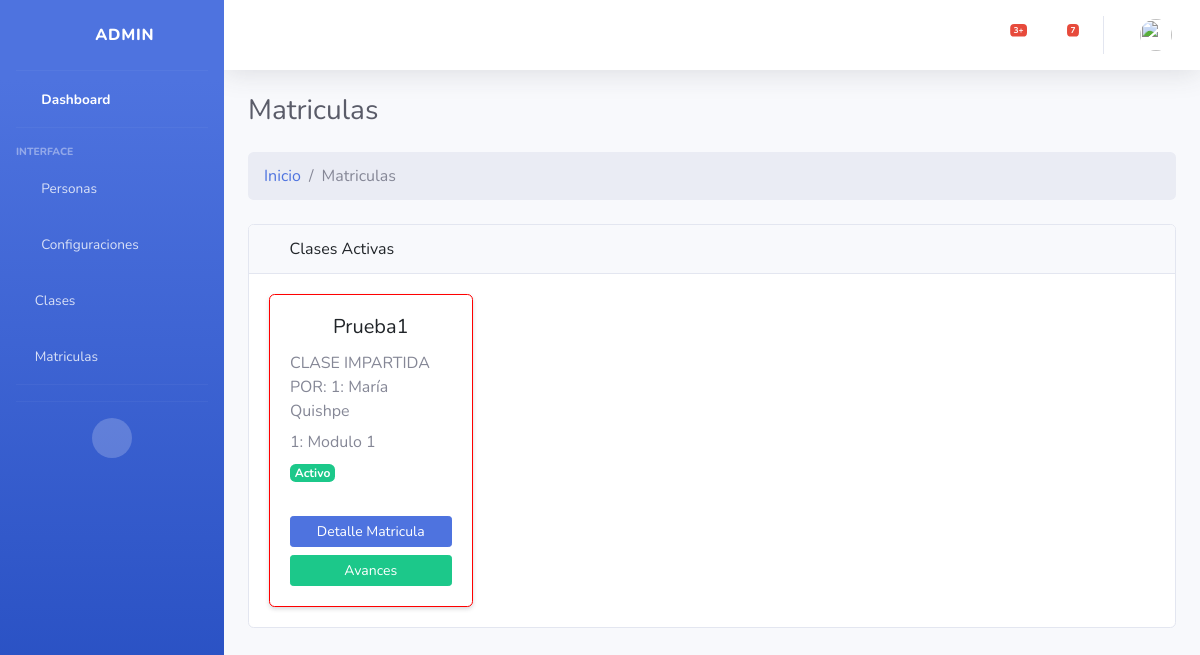
Page /matricula/ on the committed database.
### Aplicaciones/core/models.py (models this page shows, shortened)
class Clases (models.Model):
    cla_id = models.AutoField(primary_key=True)
    fk_docente = models.ForeignKey(Docentes,verbose_name='Docente',on_delete=models.CASCADE)
    fk_modulo = models.ForeignKey(Modulos,verbose_name='Modulo',on_delete=models.CASCADE)
    cla_nombre = models.CharField(max_length=100,null=False,verbose_name="Clase:")
    cla_estado = models.BooleanField(default=True,verbose_name='Estado:')
    cla_fecha_creacion = models.DateTimeField(auto_now_add=True,verbose_name='Creado el:')
    cla_fecha_actualizacion = models.DateTimeField(auto_now=True,verbose_name='Actualizado el:')

class Docentes(models.Model):
    doc_id = models.AutoField(primary_key=True)
    fk_id_persona = models.ForeignKey(Personas,verbose_name='Persona',on_delete=models.CASCADE)
    doc_cargo = models.CharField(max_length=100,default="Null",null=False,verbose_name="Cargo:")
    doc_fotografia = models.ImageField(upload_to='docentes/',default='Sin Foto',verbose_name="Fotografía:")
    doc_estado = models.BooleanField(default=True,verbose_name='Estado:')
    def __str__(self):
        return f"{self.doc_id}: {self.fk_id_persona.fk_id_usuario.first_name} {self.fk_id_persona.fk_id_usuario.last_name}"

class Personas(models.Model):
    per_id = models.AutoField(primary_key=True)
    fk_id_usuario = models.ForeignKey(User,verbose_name='Usuario',on_delete=models.CASCADE)
    per_segundo_nombre = models.CharField(max_length=50,default="Null",null=False,verbose_name="Segundo nombre:")
    per_segundo_apellido = models.CharField(max_length=50,default="Null",null=False,verbose_name="Segundo apellido:")
    per_fecha_nacimiento = models.DateField(default="Null",verbose_name="Fecha de nacimiento:")
    per_cedula = models.CharField(max_length=15,default="Null",null=False,verbose_name="Cédula:")
    per_telefono = models.CharField(max_length=15,default="Null",null=True,verbose_name="Teléfono:")
    per_fecha_actualizacion = models.DateTimeField(auto_now=True,verbose_name='Actualizado el:')

class Modulos(models.Model):
    mod_id = models.AutoField(primary_key=True)
    mod_nombre = models.CharField(max_length=50,null=False,unique=True,verbose_name="Nombre del modulo:")
    mod_descripcion = models.CharField(max_length=100,null=False,verbose_name="Descripción del modulo:")
    mod_estado = models.BooleanField(default=True,verbose_name='Estado:')
    mod_fecha_creacion = models.DateTimeField(auto_now_add=True,verbose_name='Creado el:')
    mod_fecha_actualizacion = models.DateTimeField(auto_now=True,verbose_name='Actualizado el:')
    def __str__(self):
        return f"{self.mod_id}: {self.mod_nombre}"

### Aplicaciones/core/views/crud_matricula_views.py (the view)
# urls.py: path('matricula/', crud_matricula_views.index, name='matricula_index'),
def index (request):
    clases=Clases.objects.all()
    return render(request, 'matricula/IndexM.html', {'clases':clases})

### Aplicaciones/core/templates/matricula/IndexM.html (shortened to what this page needs)
{% extends "plantillas/MasterAdmin.html" %}
{% load static %}
{% block content %}
<div class="container-fluid ">
    <div class="d-sm-flex align-items-center justify-content-between mb-4">
        <h1 class="h3 mb-0 text-gray-800">Matriculas</h1>
    </div>
    <ol class="breadcrumb mb-4">
        <li class="breadcrumb-item"><a href="{% url 'core_admin' %}">Inicio</a></li>
        <li class="breadcrumb-item active">Matriculas</li>
    </ol>
    <div class="card mb-4">
        <div class="card-header">
            <i class="fas fa-table me-1"></i>
            Clases Activas
        </div>
        <div class="card-body">
            <div >
                <div class="row row-cols-1 row-cols-sm-2 row-cols-md-3 row-cols-lg-4 g-4">
                    {% for clase in clases %}
                    <div class="col ">
                        <div class="card h-100 shadow-sm  " style="border: 1px solid #ff0000;">
                            <div class="card-body">
                                <h5 class="card-title text-center">{{ clase.cla_nombre }}</h5>
                                <p class="text-muted">CLASE  IMPARTIDA POR: {{ clase.fk_docente}}</p>
                                <h6 class="card-subtitle mb-2 text-muted"> {{ clase.fk_modulo }}</h6>
                                <p class="card-text">
                                    {% if clase.cla_estado %}
                                    <span class="badge bg-success">Activo</span>
                                    {% else %}
                                    <span class="badge bg-danger">Inactivo</span>
                                    {% endif %}
                                </p>
                            </div>
                            <div class="card-footer bg-transparent border-top-0  gap-2">
                                <a href="{% url 'matricula_detalle' clase.cla_id %}" class="btn btn-primary btn-sm w-100 mb-2">Detalle Matricula</a>
                                <a href="{% url 'avance_index' clase.cla_id %}" class="btn btn-success btn-sm w-100 mb-2">Avances</a>
                            </div>
                        </div>
                    </div>
                    {% empty %}
                    <div class="col-12">
                        <div class="alert alert-info text-center">
                            No hay clases activas disponibles.
                        </div>
                    </div>
                    {% endfor %}
                </div>
            </div>
        </div>
    </div>
</div>
{% endblock %}

### rows in the picture
Clases: cla_nombre "Prueba1", fk_docente "1: María Quishpe", fk_modulo "1: Modulo 1", cla_estado "Activo"
